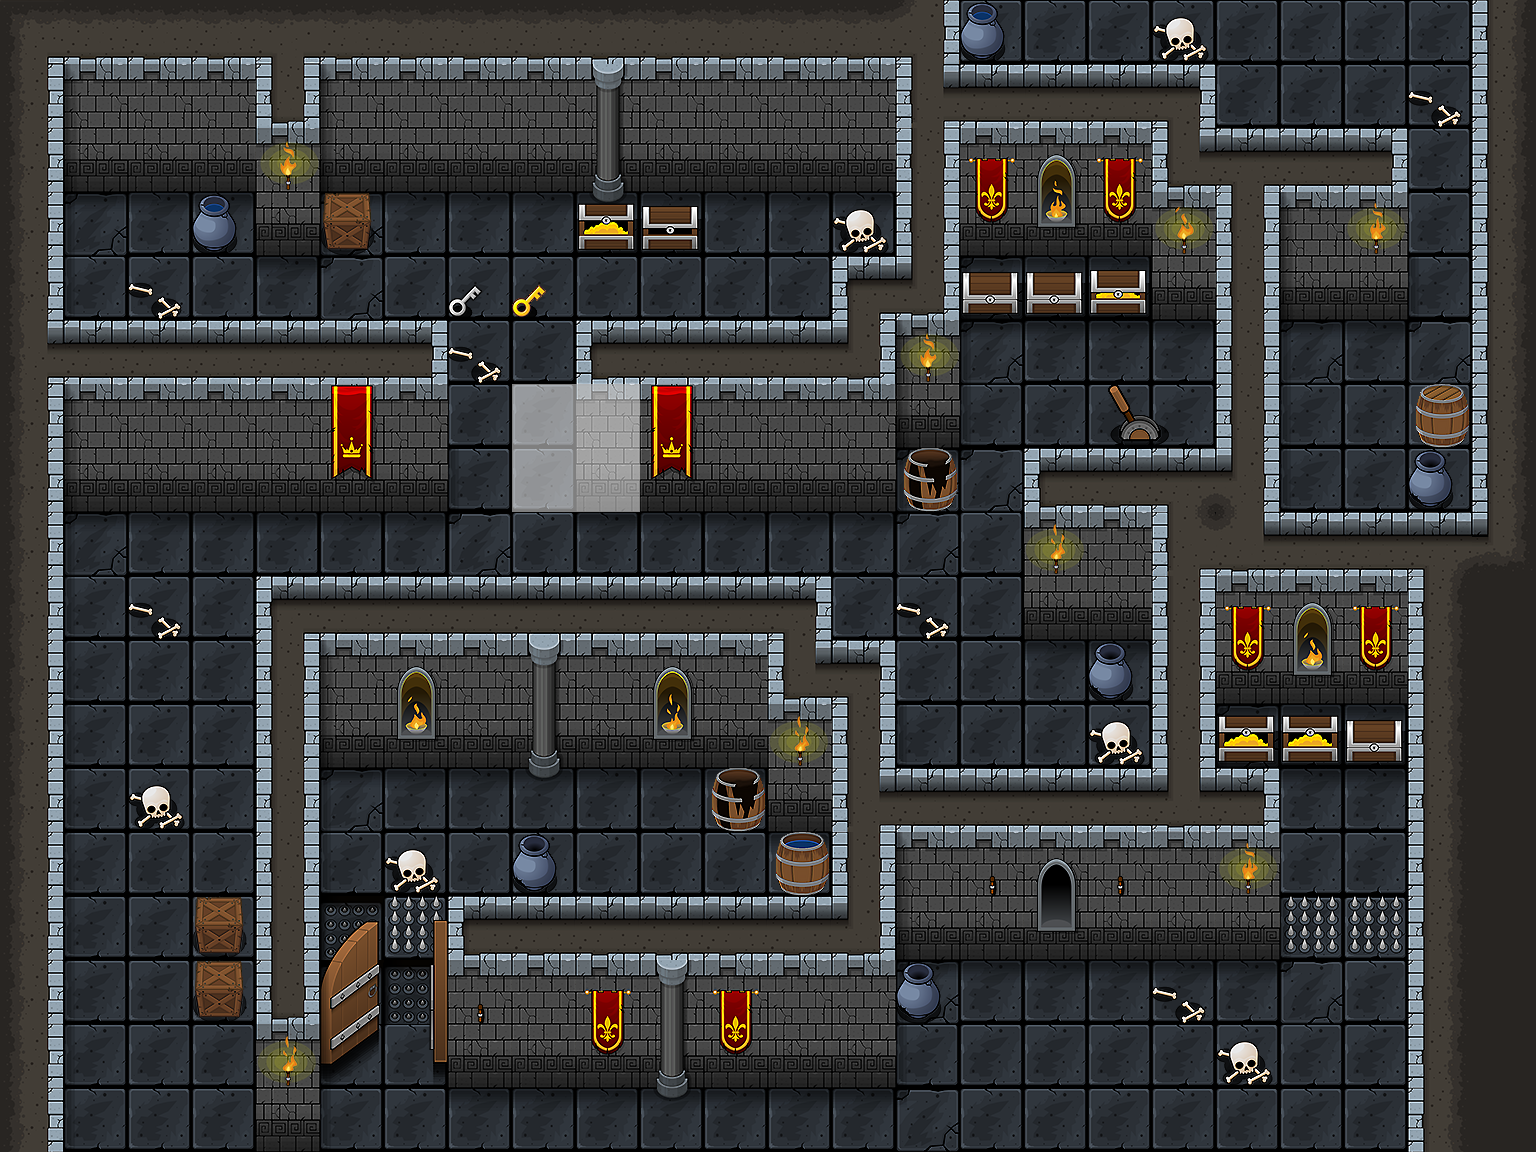

A level layout from a 2D game, rendered from its tile map. Below: a short description, then the map file with its tile-grid data intact:
An orthogonal 24x18 tile map with 64x64 px tiles, 4 tile layers (flour, blockLayer, drawLayer, onBlockLayer).

<map version="1.0" tiledversion="1.1.6" orientation="orthogonal" renderorder="right-down" width="24" height="18" tilewidth="64" tileheight="64" infinite="0" nextobjectid="1">
 <tileset firstgid="1" name="tileSheets01-10" tilewidth="64" tileheight="64" tilecount="273" columns="13">
  <image source="tileSheet.png" width="832" height="1344" />
 </tileset>
 <layer name="flour" width="24" height="18">
  <data encoding="csv">
0,0,0,0,0,0,0,0,0,0,0,0,0,0,0,56,56,56,56,56,56,56,56,0,
0,0,0,0,0,0,0,0,0,0,0,0,0,0,0,0,0,0,0,56,56,56,56,0,
0,0,0,0,0,0,0,0,0,0,0,0,0,0,0,0,0,0,0,0,0,0,56,0,
0,41,45,45,0,41,45,45,45,44,45,45,45,45,0,0,0,0,0,0,0,0,56,0,
0,33,56,56,45,46,56,56,56,56,56,56,56,0,0,41,45,45,0,0,0,0,33,0,
0,0,0,0,0,0,0,56,56,0,0,0,0,0,0,33,56,56,45,0,41,45,46,0,
0,0,0,0,0,0,0,56,0,0,0,0,0,0,0,33,56,56,56,0,33,56,56,0,
0,0,0,0,0,0,0,33,0,0,0,0,0,0,41,46,0,0,0,0,33,56,56,0,
0,41,45,45,45,45,45,46,56,45,45,45,45,45,46,56,0,0,0,0,0,0,0,0,
0,33,56,56,0,0,0,0,0,0,0,0,0,56,56,56,0,0,0,0,0,0,0,0,
0,33,56,56,0,0,0,0,0,0,0,0,0,0,56,56,45,45,0,0,0,0,0,0,
0,33,56,56,0,0,0,0,0,0,0,0,0,0,33,56,56,56,0,41,45,45,0,0,
0,33,56,56,0,41,45,45,44,45,45,45,0,0,0,0,0,0,0,0,56,56,0,0,
0,33,56,56,0,33,56,56,56,56,56,56,45,0,0,0,0,0,0,0,56,56,0,0,
0,33,56,56,0,230,231,0,0,0,0,0,0,0,0,0,0,0,0,0,231,231,0,0,
0,33,56,56,0,230,230,0,0,0,0,0,0,0,41,45,45,45,45,45,46,56,0,0,
0,33,56,56,0,33,56,0,0,0,0,0,0,0,33,56,56,56,56,56,56,56,0,0,
0,33,56,56,0,33,56,45,45,45,44,45,45,45,46,56,56,56,56,56,56,56,0,0
</data>
 </layer>
 <layer name="blockLayer" width="24" height="18">
  <data encoding="csv">
110,36,36,36,152,36,36,36,36,36,36,36,36,36,113,0,0,0,179,0,0,0,0,22,
24,15,19,19,40,15,19,19,19,18,19,19,19,19,78,5,5,5,62,0,0,0,180,22,
24,28,32,32,19,28,32,32,32,31,32,32,32,32,27,17,19,17,74,52,5,6,0,22,
24,0,0,0,32,169,0,0,0,164,167,0,0,179,27,30,32,30,19,27,15,19,0,22,
24,0,180,0,0,0,0,182,181,0,0,0,0,61,75,166,166,165,32,27,28,32,0,22,
150,5,5,5,5,5,6,180,0,2,5,5,5,75,15,41,45,45,0,27,0,0,0,22,
24,15,19,19,19,16,19,0,0,0,16,19,19,19,28,0,0,250,251,27,0,0,235,22,
24,28,32,32,32,29,32,0,0,0,29,32,32,32,238,0,2,3,116,100,0,0,0,22,
24,0,0,0,0,0,0,0,0,0,0,0,0,0,0,0,19,19,114,104,5,5,116,124,
24,0,180,0,61,5,5,5,5,5,5,5,62,0,180,0,32,32,27,17,19,17,22,23,
24,0,0,0,27,15,19,19,18,19,19,19,74,62,0,0,0,0,27,30,32,30,22,23,
24,0,0,0,27,28,32,32,31,32,32,32,19,27,0,0,0,179,27,164,164,166,22,23,
24,0,179,0,27,0,0,0,0,0,0,0,32,78,5,5,5,5,39,6,45,45,22,23,
24,0,0,0,27,0,179,0,0,0,0,0,236,27,15,19,19,19,19,19,0,0,22,23,
24,0,0,0,27,0,0,2,3,3,3,3,3,75,28,32,32,32,32,32,109,0,22,23,
24,0,0,0,40,0,0,19,19,17,18,17,19,19,0,0,0,0,180,0,0,0,22,23,
24,0,0,0,19,0,0,32,32,30,31,30,32,32,0,0,0,0,0,179,0,0,22,23,
24,0,0,0,32,0,0,0,0,0,0,0,0,0,0,0,0,0,0,0,0,0,22,23
</data>
 </layer>
 <layer name="drawLayer" width="24" height="18">
  <data encoding="csv">
0,0,0,0,0,0,0,0,0,0,0,0,0,0,0,0,0,0,0,0,0,0,0,0,
0,0,0,0,0,0,0,0,0,0,0,0,0,0,0,0,0,0,0,0,0,0,0,0,
0,0,0,0,0,0,0,0,0,0,0,0,0,0,0,0,0,0,0,0,0,0,0,0,
0,0,0,0,0,0,0,0,0,0,0,0,0,0,0,0,0,0,0,0,0,0,0,0,
0,0,0,0,0,0,0,0,0,0,0,0,0,0,0,0,0,0,0,0,0,0,0,0,
0,0,0,0,0,0,0,0,0,0,0,0,0,0,0,0,0,0,0,0,0,0,0,0,
0,0,0,0,0,0,0,0,267,270,0,0,0,0,0,0,0,0,0,0,0,0,0,0,
0,0,0,0,0,0,0,0,267,269,0,0,0,0,0,0,0,0,0,0,0,0,0,0,
0,0,0,0,0,0,0,0,0,0,0,0,0,0,0,0,0,0,0,0,0,0,0,0,
0,0,0,0,0,0,0,0,0,0,0,0,0,0,0,0,0,0,0,0,0,0,0,0,
0,0,0,0,0,0,0,0,0,0,0,0,0,0,0,0,0,0,0,0,0,0,0,0,
0,0,0,0,0,0,0,0,0,0,0,0,0,0,0,0,0,0,0,0,0,0,0,0,
0,0,0,0,0,0,0,0,0,0,0,0,0,0,0,0,0,0,0,0,0,0,0,0,
0,0,0,0,0,0,0,0,0,0,0,0,0,0,0,0,0,0,0,0,0,0,0,0,
0,0,0,0,0,0,0,0,0,0,0,0,0,0,0,0,0,0,0,0,0,0,0,0,
0,0,0,0,0,0,0,0,0,0,0,0,0,0,0,0,0,0,0,0,0,0,0,0,
0,0,0,0,0,0,0,0,0,0,0,0,0,0,0,0,0,0,0,0,0,0,0,0,
0,0,0,0,0,0,0,0,0,0,0,0,0,0,0,0,0,0,0,0,0,0,0,0
</data>
 </layer>
 <layer name="onBlockLayer" width="24" height="18">
  <data encoding="csv">
0,0,0,0,0,0,0,0,0,0,0,0,0,0,0,177,0,0,0,0,0,0,0,0,
0,0,0,0,0,0,0,0,0,0,0,0,0,0,0,0,0,0,0,0,0,0,0,0,
0,0,0,0,192,0,0,0,0,0,0,0,0,0,0,0,206,0,0,0,0,0,0,0,
0,0,0,177,0,0,0,0,0,0,0,0,0,0,0,0,219,0,191,0,0,193,0,0,
0,0,0,0,0,0,0,0,0,0,0,0,0,0,0,0,0,0,0,0,0,0,0,0,
0,0,0,0,0,0,0,0,0,0,0,0,0,0,192,0,45,45,45,0,0,0,0,0,
0,0,0,0,0,0,0,0,0,0,0,0,0,0,0,0,0,0,0,0,0,0,0,0,
0,0,0,0,0,0,0,0,0,0,0,0,0,0,0,0,0,0,0,0,0,0,178,0,
0,0,0,0,0,0,0,0,0,0,0,0,0,0,0,0,194,0,0,0,0,0,0,0,
0,0,0,0,0,0,0,0,0,0,0,0,0,0,0,0,0,0,0,0,204,0,0,0,
0,0,0,0,0,0,204,0,0,0,207,0,0,0,0,0,0,178,0,0,217,0,0,0,
0,0,0,0,0,0,217,0,0,0,220,0,194,0,0,0,0,0,0,0,0,0,0,0,
0,0,0,0,0,0,0,0,0,0,0,238,0,0,0,0,0,0,0,0,0,0,0,0,
0,0,0,0,0,0,0,0,178,0,0,0,0,0,0,195,208,195,0,193,0,0,0,0,
0,0,0,169,0,198,201,0,0,0,0,0,0,0,0,0,221,0,0,0,0,0,0,0,
0,0,0,169,0,211,214,195,0,0,0,0,0,0,178,0,0,0,0,0,0,0,0,0,
0,0,0,0,194,224,227,0,0,0,0,0,0,0,0,0,0,0,0,0,0,0,0,0,
0,0,0,0,0,0,0,0,0,0,0,0,0,0,0,0,0,0,0,0,0,0,0,0
</data>
 </layer>
</map>
